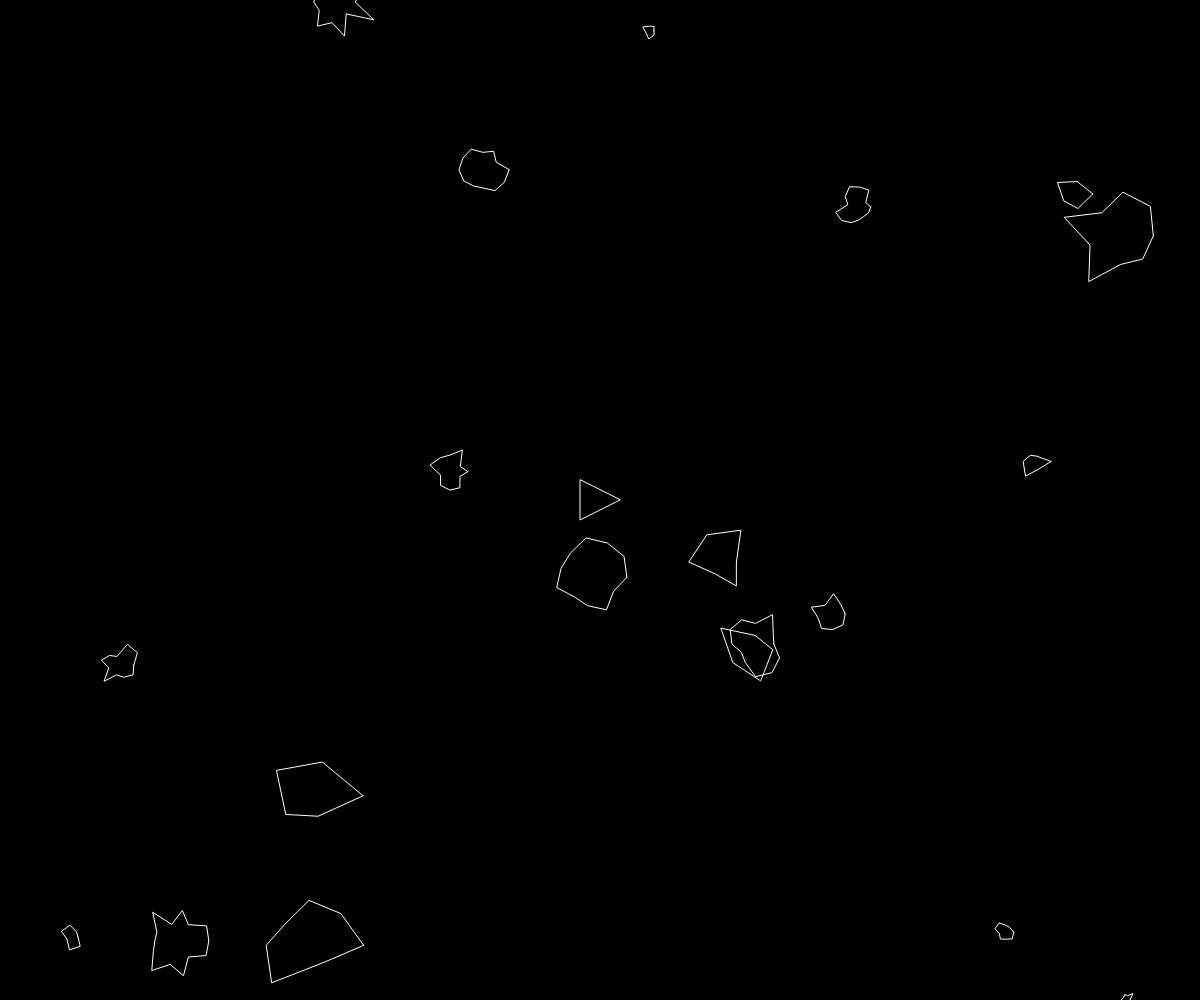
Frame 1 (no input)
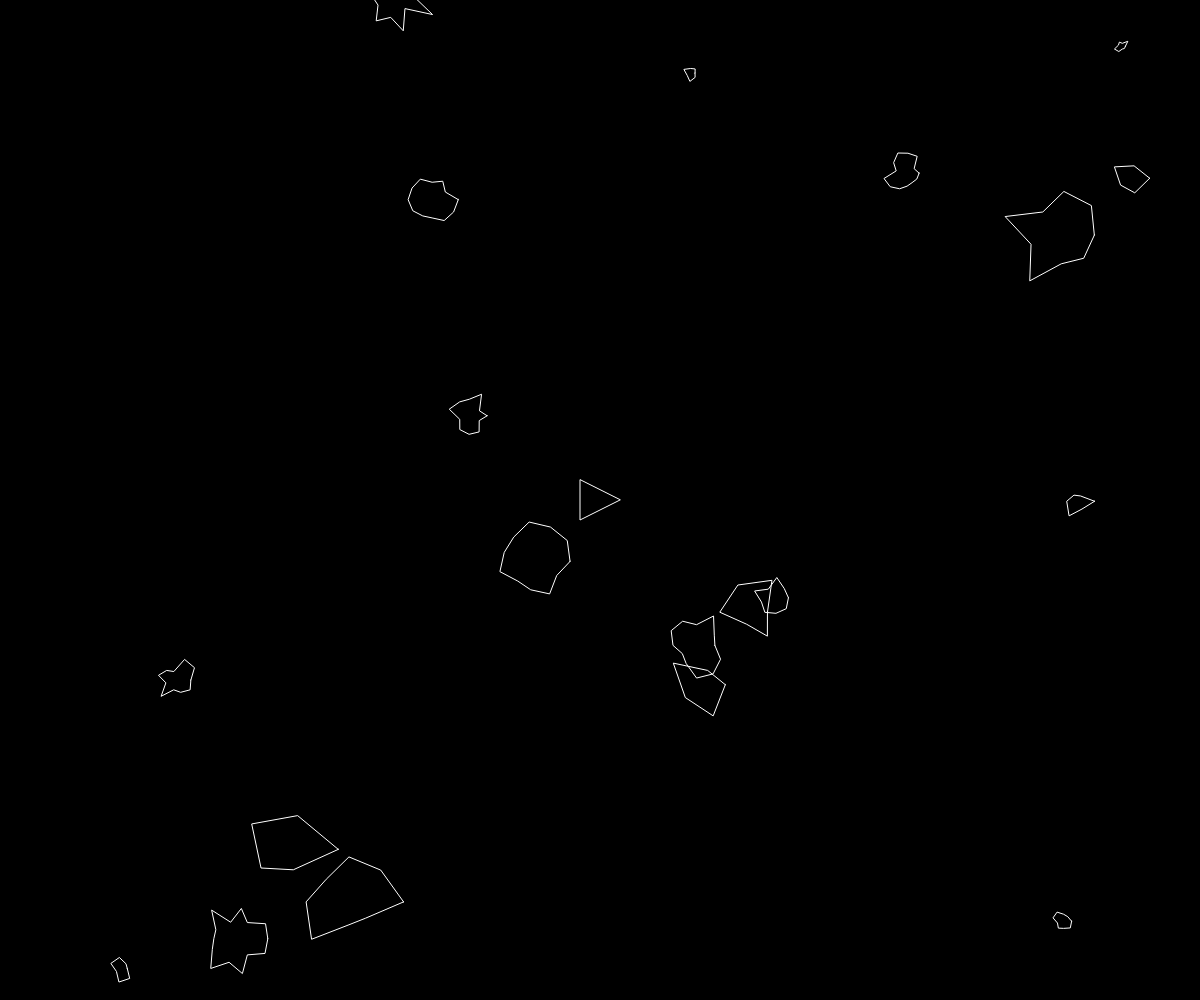
Frame 60 (no input)
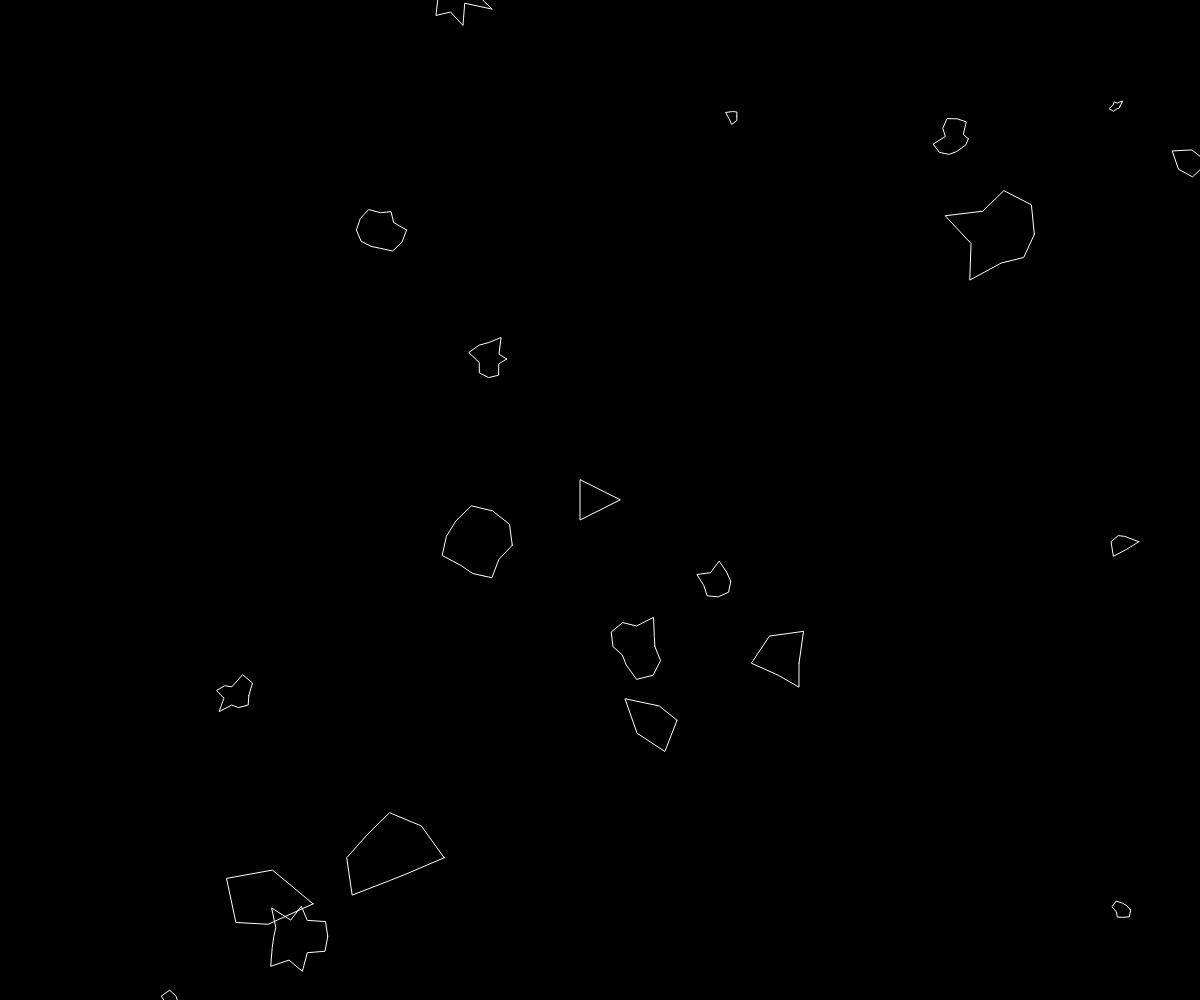
Frame 120 (the mouse pressed at the canvas centre since frame 60)

The p5.js sketch that drew these frames (run headless with seeded random() and noise() and a simulated clock; from frame 60 on, the mouse is pressed at the canvas centre):

// p5.js sketch
// ── sketch.js
/*
 * Asteroid Game
 * trigonometry - https://www.youtube.com/watch?v=znOBmOrtz_M
 * https://en.wikipedia.org/wiki/Asteroids_(video_game)
 * add ai - https://www.youtube.com/watch?v=h2qVYpK6TPE
 */

const ASTEROIDS = 20

let ship
let lasers = []
let asteroids = []

function setup() {
  createCanvas(windowWidth, windowHeight)
  ship = new Ship()

  for (let i = 0; i < ASTEROIDS; i++) {
    asteroids.push(new Asteroid())
  }
}

function draw() {
  background(0)

  // Asteroid rendering
  for (let i = 0; i < asteroids.length; i++) {
    // Check collision ship - asteroid
    ship.fill = ship.hits(asteroids[i]) ? color(255, 0, 0) : 0
    // Render and moving
    asteroids[i].main()
  }

  // Laser rendering
  // in both for loops we go backward as we add new stuff
  // and remove them if there's a collision
  for (let i = lasers.length - 1; i >= 0; i--) {
    lasers[i].main()

    // We need to remove lasers off the screen
    if (lasers[i].offscreen()) {
      lasers.splice(i, 1)
    } else {

      // Checking collision
      for (let j = asteroids.length - 1; j >= 0 ; j--) {
        if (lasers[i].hits(asteroids[j])) {
          // Threashold to splice or splip
          if (asteroids[j].r > 10) {
            // breakup returns an arary with 2 objects
            let newAsteroids = asteroids[j].breakup()
            // We concatenate the new ones
            asteroids = asteroids.concat(newAsteroids)
          }
          // We remove the collipsion one
          asteroids.splice(j, 1)
          // And we remove the laser
          lasers.splice(i, 1)
          break
        }
      }
    }
  }

  // Ship after to make it be on top
  ship.main()
}

// Listeners
function keyReleased () {
  ship.setRotation(0)
  ship.boosting(false)
}

function keyPressed () {
  switch (keyCode) {
    case RIGHT_ARROW:
      ship.setRotation(0.1)
      break
    case LEFT_ARROW:
      ship.setRotation(-0.1)
      break
    case UP_ARROW:
      ship.boosting(true)
      break
    case DOWN_ARROW:
      ship.setRotation(-0.1)
      break
    case 32:
      // We need the current position and the angle for shooting
      lasers.push(new Laser(ship.pos, ship.heading))
      break
  }
}

// ── asteroid.js
class Asteroid {
  constructor (pos, r) {
    // When collision, we split into 2, so we need the current position
    this.pos = pos ? pos.copy() : createVector(random(width), random(height))
    this.fill = random(255)
    this.offset = []
    // Radius
    this.r = r ? r / 2 : random(5, 40)
    this.total = floor(random(5, 15))
    this.vel = p5.Vector.random2D()

    for (let i = 0; i < this.total; i++) {
      this.offset[i] = random(-this.r / 2, this.r / 2)
    }
  }

  breakup () {
    return [
      new Asteroid(this.pos, this.r),
      new Asteroid(this.pos, this.r)
    ]
  }

  edges () {
    // Checking horizontally
    if (this.pos.x > width + this.r) {
      this.pos.x = -this.r
    } else if (this.pos.x < -this.r) {
      this.pos.x = width
    }
    // Checking vertically
    if (this.pos.y > height + this.r) {
      this.pos.y = -this.r
    } else if (this.pos.y < -this.r) {
      this.pos.y = height
    }
  }

  render () {
    push()
    noFill()
    stroke(255)
    translate(this.pos.x, this.pos.y)
    // In order to make different shapes with the same object,
    // we will transform polar to coordinates, so we will manage
    // each ellipse as a poligon. Check video on top
    beginShape()
      for (let i = 0; i < this.total; i++) {
        let angle = map(i, 0, this.total, 0, TWO_PI)
        let r = this.r + this.offset[i]
        let x = r * cos(angle)
        let y = r * sin(angle)
        vertex(x, y)
      }
    endShape(CLOSE)
    pop()
  }

  update () {
    this.pos.add(this.vel)
  }

  main () {
    this.render()
    this.update()
    this.edges()
  }
}

// ── laser.js
class Laser {
  constructor (shipPos, angle) {
    this.pos = createVector(shipPos.x, shipPos.y)
    this.vel = p5.Vector.fromAngle(angle)
  }

  hits (asteroid) {
    var d = dist(this.pos.x, this.pos.y, asteroid.pos.x, asteroid.pos.y)
    return d < asteroid.r
  }

  offscreen () {
    return (this.pos.x > width) || (this.pos.x < 0) || (this.pos.y > height) || (this.pos.y < 0)
  }

  render () {
    push()
    stroke(255)
    strokeWeight(4)
    point(this.pos)
    pop()
  }

  update () {
    // Making the bullet velocity faster
    this.vel.mult(1.3)
    this.pos.add(this.vel)
  }

  main () {
    this.update()
    this.render()
  }
}

// ── ship.js
class Ship {
  constructor () {
    this.fill = 255
    this.heading = 0
    this.isBoosting = false
    this.pos = createVector(width / 2, height / 2)
    this.r = 20
    this.rotation = 0
    this.vel = createVector(0, 0)
  }

  boost () {
    // Force to be apply for moving
    let force = p5.Vector.fromAngle(this.heading)
    // As we can keep the key press, it gets high velues
    force.mult(0.1)
    this.vel.add(force)
  }

  boosting (bool) {
    this.isBoosting = bool
  }

  edges () {
    // Checking horizontally
    if (this.pos.x > width + this.r) {
      this.pos.x = -this.r
    } else if (this.pos.x < -this.r) {
      this.pos.x = width
    }
    // Checking vertically
    if (this.pos.y > height + this.r) {
      this.pos.y = -this.r
    } else if (this.pos.y < -this.r) {
      this.pos.y = height
    }
  }

  hits (asteroid) {
    let d = dist(this.pos.x, this.pos.y, asteroid.pos.x, asteroid.pos.y)
    return d < this.r + asteroid.r
  }

  // We handle this way to can keep pressing the key
  setRotation (angle) {
    this.rotation = angle
  }

  turn (angle) {
    this.heading += this.rotation
  }

  update () {
    if (this.isBoosting) {
      this.boost()
    }
    // Updating position
    this.pos.add(this.vel)
    // Adding friction
    this.vel.mult(0.99)
  }

  render () {
    // From push to pop, it saves the settings to be applied only there
    push()
    translate(this.pos)
    // As the triangle is pointing up, we sum 90DEG
    rotate(this.heading + HALF_PI)
    fill(this.fill)
    stroke(255)
    // Takes each x-y pair from its center
    triangle(-this.r, this.r, this.r, this.r, 0, -this.r)
    pop()
  }

  main () {
    ship.render()
    ship.turn()
    ship.update()
    ship.edges()
  }
}
